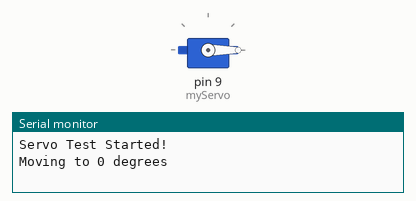
Recording of a sketch running on a simulated Arduino Uno, built with avr-gcc and run on an emulated ATmega328P. On the bench: servo, the last lines printed to the serial monitor.

Above: at 0.05 s.
At 2.05 s:
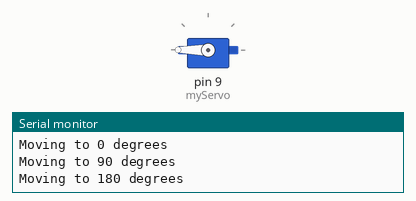
At 4.0 s:
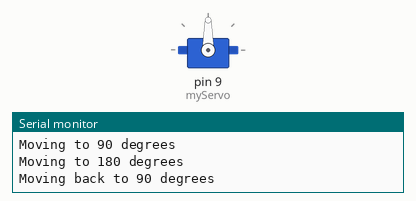
Timing chart, 0 to 5.2 s (numbered marks = the images above):
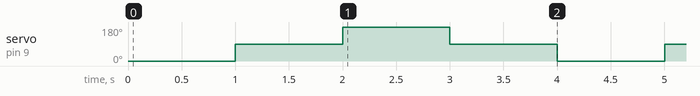

Measured:
- by itself, servo on pin 9 (myServo): repeats every 4.0 s: 180° 1.0 s, 90° 1.0 s, 0° 1.0 s, 90° 1.0 s

The sketch:

servoSimpleBackAndForthMovement.ino
```cpp
// Include the servo library
#include <Servo.h>

// Create a servo object

Servo myServo;

void setup() {
  // Attach the servo to pin 9
  myServo.attach(9);
  // Initialize serial communication for debugging
  Serial.begin(9600);
  Serial.println("Servo Test Started!");
}

void loop() {
  // Move to 0 degrees
  Serial.println("Moving to 0 degrees");
  myServo.write(0);
  delay(1000); // Wait 1 second
  // Move to 90 degrees (center)
  Serial.println("Moving to 90 degrees");
  myServo.write(90);
  delay(1000); // Wait 1 second
  // Move to 180 degrees
  Serial.println("Moving to 180 degrees");
  myServo.write(180);
  delay(1000); // Wait 1 second
  // Move back to center
  Serial.println("Moving back to 90 degrees");
  myServo.write(90);
  delay(1000); // Wait 1 second
}
```
